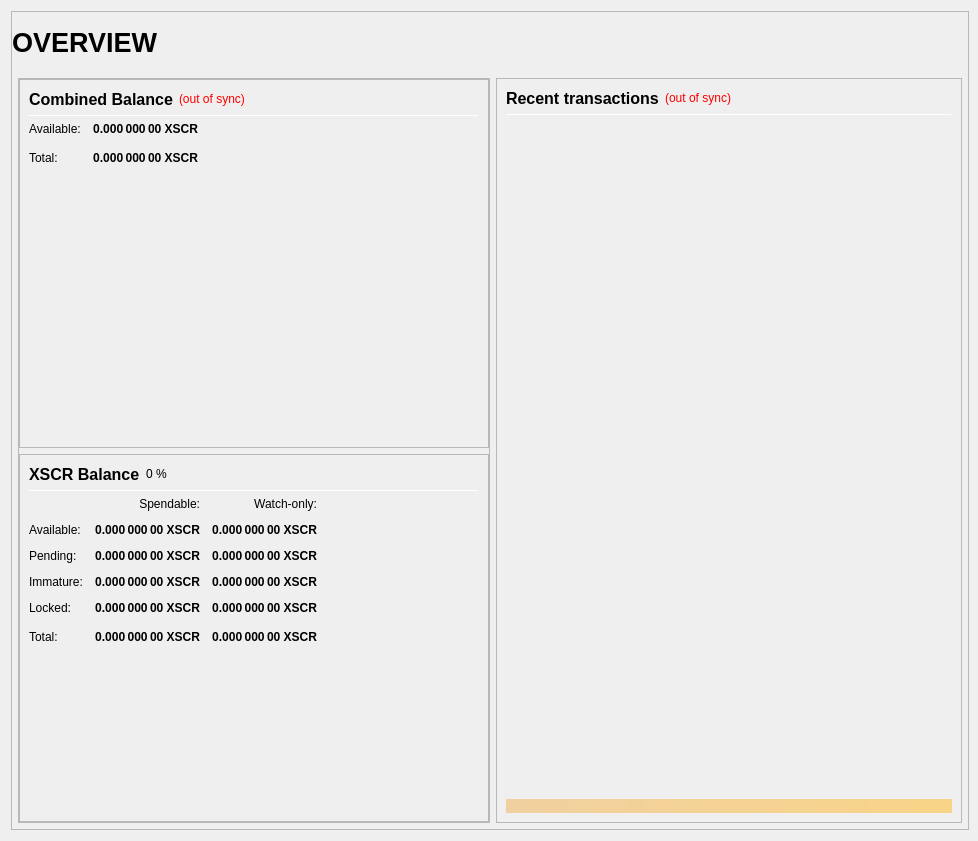
<?xml version="1.0" encoding="UTF-8"?>
<ui version="4.0">
 <class>OverviewPage</class>
 <widget class="QWidget" name="OverviewPage">
  <property name="geometry">
   <rect>
    <x>0</x>
    <y>0</y>
    <width>978</width>
    <height>841</height>
   </rect>
  </property>
  <property name="minimumSize">
   <size>
    <width>960</width>
    <height>682</height>
   </size>
  </property>
  <property name="windowTitle">
   <string>Form</string>
  </property>
  <layout class="QVBoxLayout" name="topLayout" stretch="1">
   <property name="rightMargin">
    <number>9</number>
   </property>
   <item>
    <widget class="QFrame" name="frame_BG">
     <property name="minimumSize">
      <size>
       <width>850</width>
       <height>610</height>
      </size>
     </property>
     <property name="maximumSize">
      <size>
       <width>16777215</width>
       <height>16777215</height>
      </size>
     </property>
     <property name="frameShape">
      <enum>QFrame::StyledPanel</enum>
     </property>
     <property name="frameShadow">
      <enum>QFrame::Raised</enum>
     </property>
     <layout class="QVBoxLayout" name="verticalLayout_3" stretch="1">
      <property name="leftMargin">
       <number>0</number>
      </property>
      <property name="topMargin">
       <number>0</number>
      </property>
      <property name="rightMargin">
       <number>0</number>
      </property>
      <property name="bottomMargin">
       <number>6</number>
      </property>
      <item>
       <layout class="QVBoxLayout" name="verticalLayout_Master" stretch="0,1">
        <property name="leftMargin">
         <number>0</number>
        </property>
        <property name="topMargin">
         <number>0</number>
        </property>
        <property name="rightMargin">
         <number>0</number>
        </property>
        <property name="bottomMargin">
         <number>0</number>
        </property>
        <item>
         <widget class="QFrame" name="frame_Header">
          <layout class="QVBoxLayout" name="verticalLayout_Header" stretch="0">
           <property name="leftMargin">
            <number>0</number>
           </property>
           <property name="topMargin">
            <number>0</number>
           </property>
           <property name="rightMargin">
            <number>0</number>
           </property>
           <property name="bottomMargin">
            <number>0</number>
           </property>
           <item>
            <layout class="QHBoxLayout" name="horizontalLayout_Header" stretch="1,0,1">
             <property name="spacing">
              <number>6</number>
             </property>
             <item>
              <widget class="QLabel" name="labelOverviewHeaderLeft">
               <property name="minimumSize">
                <size>
                 <width>464</width>
                 <height>60</height>
                </size>
               </property>
               <property name="maximumSize">
                <size>
                 <width>16777215</width>
                 <height>60</height>
                </size>
               </property>
               <property name="font">
                <font>
                 <pointsize>20</pointsize>
                 <weight>75</weight>
                 <bold>true</bold>
                </font>
               </property>
               <property name="text">
                <string>OVERVIEW</string>
               </property>
               <property name="alignment">
                <set>Qt::AlignLeading|Qt::AlignLeft|Qt::AlignVCenter</set>
               </property>
              </widget>
             </item>
             <item>
              <spacer name="horizontalSpacer_Header">
               <property name="orientation">
                <enum>Qt::Horizontal</enum>
               </property>
               <property name="sizeHint" stdset="0">
                <size>
                 <width>40</width>
                 <height>20</height>
                </size>
               </property>
              </spacer>
             </item>
             <item>
              <widget class="QLabel" name="labelOverviewHeaderRight">
               <property name="minimumSize">
                <size>
                 <width>464</width>
                 <height>60</height>
                </size>
               </property>
               <property name="maximumSize">
                <size>
                 <width>16777215</width>
                 <height>60</height>
                </size>
               </property>
               <property name="font">
                <font>
                 <pointsize>14</pointsize>
                </font>
               </property>
               <property name="text">
                <string/>
               </property>
               <property name="alignment">
                <set>Qt::AlignRight|Qt::AlignTrailing|Qt::AlignVCenter</set>
               </property>
              </widget>
             </item>
            </layout>
           </item>
          </layout>
         </widget>
        </item>
        <item>
         <widget class="QFrame" name="frame_Content">
          <layout class="QVBoxLayout" name="verticalLayout_Content">
           <property name="leftMargin">
            <number>6</number>
           </property>
           <property name="topMargin">
            <number>0</number>
           </property>
           <property name="rightMargin">
            <number>6</number>
           </property>
           <property name="bottomMargin">
            <number>0</number>
           </property>
           <item>
            <layout class="QHBoxLayout" name="horizontalLayout_Content" stretch="1,1">
             <property name="spacing">
              <number>6</number>
             </property>
             <item>
              <layout class="QVBoxLayout" name="verticalLayout_left" stretch="1">
               <item>
                <widget class="QFrame" name="frameObfuscation">
                 <property name="minimumSize">
                  <size>
                   <width>0</width>
                   <height>0</height>
                  </size>
                 </property>
                 <property name="frameShape">
                  <enum>QFrame::StyledPanel</enum>
                 </property>
                 <property name="frameShadow">
                  <enum>QFrame::Raised</enum>
                 </property>
                 <layout class="QVBoxLayout" name="verticalLayout" stretch="0,0,0">
                  <property name="leftMargin">
                   <number>0</number>
                  </property>
                  <property name="topMargin">
                   <number>0</number>
                  </property>
                  <property name="rightMargin">
                   <number>0</number>
                  </property>
                  <property name="bottomMargin">
                   <number>0</number>
                  </property>
                  <item>
                   <widget class="QFrame" name="frame_CombinedBalances">
                    <property name="minimumSize">
                     <size>
                      <width>470</width>
                      <height>0</height>
                     </size>
                    </property>
                    <property name="frameShape">
                     <enum>QFrame::StyledPanel</enum>
                    </property>
                    <property name="frameShadow">
                     <enum>QFrame::Raised</enum>
                    </property>
                    <layout class="QVBoxLayout" name="verticalLayout_5">
                     <item>
                      <layout class="QHBoxLayout" name="horizontalLayout_5" stretch="0,0,0">
                       <item>
                        <widget class="QLabel" name="label_5z">
                         <property name="minimumSize">
                          <size>
                           <width>0</width>
                           <height>20</height>
                          </size>
                         </property>
                         <property name="font">
                          <font>
                           <pointsize>12</pointsize>
                           <weight>75</weight>
                           <bold>true</bold>
                          </font>
                         </property>
                         <property name="toolTip">
                          <string>Combined Balance (including unconfirmed and immature coins)</string>
                         </property>
                         <property name="text">
                          <string>Combined Balance</string>
                         </property>
                        </widget>
                       </item>
                       <item>
                        <widget class="QLabel" name="labelWalletStatus">
                         <property name="cursor">
                          <cursorShape>WhatsThisCursor</cursorShape>
                         </property>
                         <property name="toolTip">
                          <string>The displayed information may be out of date. Your wallet automatically synchronizes with the Securus network after a connection is established, but this process has not completed yet.</string>
                         </property>
                         <property name="styleSheet">
                          <string notr="true">QLabel { color: red; }</string>
                         </property>
                         <property name="text">
                          <string notr="true">(out of sync)</string>
                         </property>
                         <property name="alignment">
                          <set>Qt::AlignLeading|Qt::AlignLeft|Qt::AlignVCenter</set>
                         </property>
                        </widget>
                       </item>
                       <item>
                        <spacer name="horizontalSpacer_1">
                         <property name="orientation">
                          <enum>Qt::Horizontal</enum>
                         </property>
                         <property name="sizeHint" stdset="0">
                          <size>
                           <width>40</width>
                           <height>20</height>
                          </size>
                         </property>
                        </spacer>
                       </item>
                      </layout>
                     </item>
                     <item>
                      <widget class="Line" name="line_CombinedBalance">
                       <property name="minimumSize">
                        <size>
                         <width>0</width>
                         <height>1</height>
                        </size>
                       </property>
                       <property name="maximumSize">
                        <size>
                         <width>16777215</width>
                         <height>1</height>
                        </size>
                       </property>
                       <property name="orientation">
                        <enum>Qt::Horizontal</enum>
                       </property>
                      </widget>
                     </item>
                     <item>
                      <layout class="QGridLayout" name="gridLayout_3">
                       <property name="spacing">
                        <number>12</number>
                       </property>
                       <item row="1" column="0">
                        <widget class="QLabel" name="labelBalanceTextz">
                         <property name="text">
                          <string>Available:</string>
                         </property>
                        </widget>
                       </item>
                       <item row="1" column="1">
                        <widget class="QLabel" name="labelBalancez">
                         <property name="font">
                          <font>
                           <weight>75</weight>
                           <bold>true</bold>
                          </font>
                         </property>
                         <property name="cursor">
                          <cursorShape>IBeamCursor</cursorShape>
                         </property>
                         <property name="toolTip">
                          <string>Your current spendable balance</string>
                         </property>
                         <property name="text">
                          <string notr="true">0.000 000 00 XSCR</string>
                         </property>
                         <property name="alignment">
                          <set>Qt::AlignRight|Qt::AlignTrailing|Qt::AlignVCenter</set>
                         </property>
                         <property name="textInteractionFlags">
                          <set>Qt::LinksAccessibleByMouse|Qt::TextSelectableByKeyboard|Qt::TextSelectableByMouse</set>
                         </property>
                        </widget>
                       </item>
                       <item row="2" column="0">
                        <widget class="QLabel" name="labelTotalTextz">
                         <property name="text">
                          <string>Total:</string>
                         </property>
                        </widget>
                       </item>
                       <item row="2" column="1">
                        <widget class="QLabel" name="labelTotalz">
                         <property name="font">
                          <font>
                           <weight>75</weight>
                           <bold>true</bold>
                          </font>
                         </property>
                         <property name="cursor">
                          <cursorShape>IBeamCursor</cursorShape>
                         </property>
                         <property name="toolTip">
                          <string>Total Balance, including all unavailable coins.</string>
                         </property>
                         <property name="text">
                          <string notr="true">0.000 000 00 XSCR</string>
                         </property>
                         <property name="alignment">
                          <set>Qt::AlignRight|Qt::AlignTrailing|Qt::AlignVCenter</set>
                         </property>
                         <property name="textInteractionFlags">
                          <set>Qt::LinksAccessibleByMouse|Qt::TextSelectableByKeyboard|Qt::TextSelectableByMouse</set>
                         </property>
                        </widget>
                       </item>
                       <item row="2" column="3">
                        <spacer name="horizontalSpacer_2">
                         <property name="orientation">
                          <enum>Qt::Horizontal</enum>
                         </property>
                         <property name="sizeHint" stdset="0">
                          <size>
                           <width>40</width>
                           <height>20</height>
                          </size>
                         </property>
                        </spacer>
                       </item>
                      </layout>
                     </item>
                     <item>
                      <spacer name="verticalSpacer_1">
                       <property name="orientation">
                        <enum>Qt::Vertical</enum>
                       </property>
                       <property name="sizeHint" stdset="0">
                        <size>
                         <width>20</width>
                         <height>40</height>
                        </size>
                       </property>
                      </spacer>
                     </item>
                    </layout>
                   </widget>
                  </item>
                  <item>
                   <widget class="QFrame" name="frame_Balances">
                    <property name="frameShape">
                     <enum>QFrame::StyledPanel</enum>
                    </property>
                    <property name="frameShadow">
                     <enum>QFrame::Raised</enum>
                    </property>
                    <layout class="QVBoxLayout" name="verticalLayout_4">
                     <item>
                      <layout class="QHBoxLayout" name="horizontalLayout_4">
                       <item>
                        <widget class="QLabel" name="label_5">
                         <property name="minimumSize">
                          <size>
                           <width>0</width>
                           <height>20</height>
                          </size>
                         </property>
                         <property name="font">
                          <font>
                           <pointsize>12</pointsize>
                           <weight>75</weight>
                           <bold>true</bold>
                          </font>
                         </property>
                         <property name="text">
                          <string>XSCR Balance</string>
                         </property>
                        </widget>
                       </item>
                       <item>
                        <widget class="QLabel" name="labelPIVPercent">
                         <property name="text">
                          <string notr="true">0 %</string>
                         </property>
                        </widget>
                       </item>
                       <item>
                        <spacer name="horizontalSpacer_3">
                         <property name="orientation">
                          <enum>Qt::Horizontal</enum>
                         </property>
                         <property name="sizeHint" stdset="0">
                          <size>
                           <width>40</width>
                           <height>20</height>
                          </size>
                         </property>
                        </spacer>
                       </item>
                      </layout>
                     </item>
                     <item>
                      <widget class="Line" name="line_Balance">
                       <property name="minimumSize">
                        <size>
                         <width>0</width>
                         <height>1</height>
                        </size>
                       </property>
                       <property name="maximumSize">
                        <size>
                         <width>16777215</width>
                         <height>1</height>
                        </size>
                       </property>
                       <property name="orientation">
                        <enum>Qt::Horizontal</enum>
                       </property>
                      </widget>
                     </item>
                     <item>
                      <layout class="QGridLayout" name="gridLayout">
                       <property name="spacing">
                        <number>12</number>
                       </property>
                       <item row="0" column="1">
                        <widget class="QLabel" name="labelSpendable">
                         <property name="text">
                          <string>Spendable:</string>
                         </property>
                         <property name="alignment">
                          <set>Qt::AlignRight|Qt::AlignTrailing|Qt::AlignVCenter</set>
                         </property>
                        </widget>
                       </item>
                       <item row="0" column="2">
                        <widget class="QLabel" name="labelWatchonly">
                         <property name="text">
                          <string>Watch-only:</string>
                         </property>
                         <property name="alignment">
                          <set>Qt::AlignRight|Qt::AlignTrailing|Qt::AlignVCenter</set>
                         </property>
                        </widget>
                       </item>
                       <item row="1" column="0">
                        <widget class="QLabel" name="labelBalanceText">
                         <property name="text">
                          <string>Available:</string>
                         </property>
                        </widget>
                       </item>
                       <item row="1" column="1">
                        <widget class="QLabel" name="labelBalance">
                         <property name="font">
                          <font>
                           <weight>75</weight>
                           <bold>true</bold>
                          </font>
                         </property>
                         <property name="cursor">
                          <cursorShape>IBeamCursor</cursorShape>
                         </property>
                         <property name="toolTip">
                          <string>Your current spendable balance</string>
                         </property>
                         <property name="text">
                          <string notr="true">0.000 000 00 XSCR</string>
                         </property>
                         <property name="alignment">
                          <set>Qt::AlignRight|Qt::AlignTrailing|Qt::AlignVCenter</set>
                         </property>
                         <property name="textInteractionFlags">
                          <set>Qt::LinksAccessibleByMouse|Qt::TextSelectableByKeyboard|Qt::TextSelectableByMouse</set>
                         </property>
                        </widget>
                       </item>
                       <item row="1" column="2">
                        <widget class="QLabel" name="labelWatchAvailable">
                         <property name="font">
                          <font>
                           <weight>75</weight>
                           <bold>true</bold>
                          </font>
                         </property>
                         <property name="cursor">
                          <cursorShape>IBeamCursor</cursorShape>
                         </property>
                         <property name="toolTip">
                          <string>Your current balance in watch-only addresses</string>
                         </property>
                         <property name="text">
                          <string notr="true">0.000 000 00 XSCR</string>
                         </property>
                         <property name="alignment">
                          <set>Qt::AlignRight|Qt::AlignTrailing|Qt::AlignVCenter</set>
                         </property>
                         <property name="textInteractionFlags">
                          <set>Qt::LinksAccessibleByMouse|Qt::TextSelectableByKeyboard|Qt::TextSelectableByMouse</set>
                         </property>
                        </widget>
                       </item>
                       <item row="2" column="0">
                        <widget class="QLabel" name="labelPendingText">
                         <property name="text">
                          <string>Pending:</string>
                         </property>
                        </widget>
                       </item>
                       <item row="2" column="1">
                        <widget class="QLabel" name="labelUnconfirmed">
                         <property name="font">
                          <font>
                           <weight>75</weight>
                           <bold>true</bold>
                          </font>
                         </property>
                         <property name="cursor">
                          <cursorShape>IBeamCursor</cursorShape>
                         </property>
                         <property name="toolTip">
                          <string>Total of transactions that have yet to be confirmed, and do not yet count toward the spendable balance</string>
                         </property>
                         <property name="text">
                          <string notr="true">0.000 000 00 XSCR</string>
                         </property>
                         <property name="alignment">
                          <set>Qt::AlignRight|Qt::AlignTrailing|Qt::AlignVCenter</set>
                         </property>
                         <property name="textInteractionFlags">
                          <set>Qt::LinksAccessibleByMouse|Qt::TextSelectableByKeyboard|Qt::TextSelectableByMouse</set>
                         </property>
                        </widget>
                       </item>
                       <item row="2" column="2">
                        <widget class="QLabel" name="labelWatchPending">
                         <property name="font">
                          <font>
                           <weight>75</weight>
                           <bold>true</bold>
                          </font>
                         </property>
                         <property name="cursor">
                          <cursorShape>IBeamCursor</cursorShape>
                         </property>
                         <property name="toolTip">
                          <string>Unconfirmed transactions to watch-only addresses</string>
                         </property>
                         <property name="text">
                          <string notr="true">0.000 000 00 XSCR</string>
                         </property>
                         <property name="alignment">
                          <set>Qt::AlignRight|Qt::AlignTrailing|Qt::AlignVCenter</set>
                         </property>
                         <property name="textInteractionFlags">
                          <set>Qt::LinksAccessibleByMouse|Qt::TextSelectableByKeyboard|Qt::TextSelectableByMouse</set>
                         </property>
                        </widget>
                       </item>
                       <item row="3" column="0">
                        <widget class="QLabel" name="labelImmatureText">
                         <property name="text">
                          <string>Immature:</string>
                         </property>
                        </widget>
                       </item>
                       <item row="3" column="1">
                        <widget class="QLabel" name="labelImmature">
                         <property name="font">
                          <font>
                           <weight>75</weight>
                           <bold>true</bold>
                          </font>
                         </property>
                         <property name="cursor">
                          <cursorShape>IBeamCursor</cursorShape>
                         </property>
                         <property name="toolTip">
                          <string>Staked or masternode rewards that has not yet matured</string>
                         </property>
                         <property name="text">
                          <string notr="true">0.000 000 00 XSCR</string>
                         </property>
                         <property name="alignment">
                          <set>Qt::AlignRight|Qt::AlignTrailing|Qt::AlignVCenter</set>
                         </property>
                         <property name="textInteractionFlags">
                          <set>Qt::LinksAccessibleByMouse|Qt::TextSelectableByKeyboard|Qt::TextSelectableByMouse</set>
                         </property>
                        </widget>
                       </item>
                       <item row="3" column="2">
                        <widget class="QLabel" name="labelWatchImmature">
                         <property name="font">
                          <font>
                           <weight>75</weight>
                           <bold>true</bold>
                          </font>
                         </property>
                         <property name="cursor">
                          <cursorShape>IBeamCursor</cursorShape>
                         </property>
                         <property name="toolTip">
                          <string>Staked or masternode rewards in watch-only addresses that has not yet matured</string>
                         </property>
                         <property name="text">
                          <string notr="true">0.000 000 00 XSCR</string>
                         </property>
                         <property name="alignment">
                          <set>Qt::AlignRight|Qt::AlignTrailing|Qt::AlignVCenter</set>
                         </property>
                         <property name="textInteractionFlags">
                          <set>Qt::LinksAccessibleByMouse|Qt::TextSelectableByKeyboard|Qt::TextSelectableByMouse</set>
                         </property>
                        </widget>
                       </item>
                       <item row="4" column="0">
                        <widget class="QLabel" name="labelLockedBalanceText">
                         <property name="toolTip">
                          <string>Locked XSCR or Masternode collaterals. These are excluded from zXSCR minting.</string>
                         </property>
                         <property name="text">
                          <string>Locked:</string>
                         </property>
                        </widget>
                       </item>
                       <item row="4" column="1">
                        <widget class="QLabel" name="labelLockedBalance">
                         <property name="font">
                          <font>
                           <weight>75</weight>
                           <bold>true</bold>
                          </font>
                         </property>
                         <property name="cursor">
                          <cursorShape>IBeamCursor</cursorShape>
                         </property>
                         <property name="toolTip">
                          <string>Locked XSCR or Masternode collaterals. These are excluded from zXSCR minting.</string>
                         </property>
                         <property name="text">
                          <string notr="true">0.000 000 00 XSCR</string>
                         </property>
                         <property name="alignment">
                          <set>Qt::AlignRight|Qt::AlignTrailing|Qt::AlignVCenter</set>
                         </property>
                         <property name="textInteractionFlags">
                          <set>Qt::LinksAccessibleByMouse|Qt::TextSelectableByKeyboard|Qt::TextSelectableByMouse</set>
                         </property>
                        </widget>
                       </item>
                       <item row="4" column="2">
                        <widget class="QLabel" name="labelWatchLocked">
                         <property name="font">
                          <font>
                           <weight>75</weight>
                           <bold>true</bold>
                          </font>
                         </property>
                         <property name="cursor">
                          <cursorShape>IBeamCursor</cursorShape>
                         </property>
                         <property name="toolTip">
                          <string>Current locked balance in watch-only addresses</string>
                         </property>
                         <property name="text">
                          <string notr="true">0.000 000 00 XSCR</string>
                         </property>
                         <property name="alignment">
                          <set>Qt::AlignRight|Qt::AlignTrailing|Qt::AlignVCenter</set>
                         </property>
                         <property name="textInteractionFlags">
                          <set>Qt::LinksAccessibleByMouse|Qt::TextSelectableByKeyboard|Qt::TextSelectableByMouse</set>
                         </property>
                        </widget>
                       </item>
                       <item row="5" column="0">
                        <widget class="QLabel" name="labelTotalText">
                         <property name="toolTip">
                          <string>Your current balance, unconfirmed and immature transactions included</string>
                         </property>
                         <property name="text">
                          <string>Total:</string>
                         </property>
                        </widget>
                       </item>
                       <item row="5" column="1">
                        <widget class="QLabel" name="labelTotal">
                         <property name="font">
                          <font>
                           <weight>75</weight>
                           <bold>true</bold>
                          </font>
                         </property>
                         <property name="cursor">
                          <cursorShape>IBeamCursor</cursorShape>
                         </property>
                         <property name="toolTip">
                          <string>Your current balance, unconfirmed and immature transactions included</string>
                         </property>
                         <property name="text">
                          <string notr="true">0.000 000 00 XSCR</string>
                         </property>
                         <property name="alignment">
                          <set>Qt::AlignRight|Qt::AlignTrailing|Qt::AlignVCenter</set>
                         </property>
                         <property name="textInteractionFlags">
                          <set>Qt::LinksAccessibleByMouse|Qt::TextSelectableByKeyboard|Qt::TextSelectableByMouse</set>
                         </property>
                        </widget>
                       </item>
                       <item row="5" column="2">
                        <widget class="QLabel" name="labelWatchTotal">
                         <property name="font">
                          <font>
                           <weight>75</weight>
                           <bold>true</bold>
                          </font>
                         </property>
                         <property name="cursor">
                          <cursorShape>IBeamCursor</cursorShape>
                         </property>
                         <property name="toolTip">
                          <string>Current total balance in watch-only addresses</string>
                         </property>
                         <property name="text">
                          <string notr="true">0.000 000 00 XSCR</string>
                         </property>
                         <property name="alignment">
                          <set>Qt::AlignRight|Qt::AlignTrailing|Qt::AlignVCenter</set>
                         </property>
                         <property name="textInteractionFlags">
                          <set>Qt::LinksAccessibleByMouse|Qt::TextSelectableByKeyboard|Qt::TextSelectableByMouse</set>
                         </property>
                        </widget>
                       </item>
                       <item row="5" column="3">
                        <spacer name="horizontalSpacer_9">
                         <property name="orientation">
                          <enum>Qt::Horizontal</enum>
                         </property>
                         <property name="sizeHint" stdset="0">
                          <size>
                           <width>40</width>
                           <height>20</height>
                          </size>
                         </property>
                        </spacer>
                       </item>
                      </layout>
                     </item>
                     <item>
                      <spacer name="verticalSpacer_3">
                       <property name="orientation">
                        <enum>Qt::Vertical</enum>
                       </property>
                       <property name="sizeHint" stdset="0">
                        <size>
                         <width>20</width>
                         <height>40</height>
                        </size>
                       </property>
                      </spacer>
                     </item>
                    </layout>
                   </widget>
                  </item>
                 </layout>
                </widget>
               </item>
              </layout>
             </item>
             <item>
              <layout class="QVBoxLayout" name="verticalLayout_right" stretch="1">
               <item>
                <widget class="QFrame" name="frame_RecentTransactions">
                 <property name="minimumSize">
                  <size>
                   <width>0</width>
                   <height>0</height>
                  </size>
                 </property>
                 <property name="frameShape">
                  <enum>QFrame::StyledPanel</enum>
                 </property>
                 <property name="frameShadow">
                  <enum>QFrame::Raised</enum>
                 </property>
                 <layout class="QVBoxLayout" name="verticalLayout_1" stretch="0,0,0,0,0">
                  <item>
                   <layout class="QHBoxLayout" name="horizontalLayout_2">
                    <item>
                     <widget class="QLabel" name="label_4">
                      <property name="minimumSize">
                       <size>
                        <width>0</width>
                        <height>20</height>
                       </size>
                      </property>
                      <property name="font">
                       <font>
                        <pointsize>12</pointsize>
                        <weight>75</weight>
                        <bold>true</bold>
                       </font>
                      </property>
                      <property name="text">
                       <string>Recent transactions</string>
                      </property>
                     </widget>
                    </item>
                    <item>
                     <widget class="QLabel" name="labelTransactionsStatus">
                      <property name="cursor">
                       <cursorShape>WhatsThisCursor</cursorShape>
                      </property>
                      <property name="toolTip">
                       <string>The displayed information may be out of date. Your wallet automatically synchronizes with the Securus network after a connection is established, but this process has not completed yet.</string>
                      </property>
                      <property name="styleSheet">
                       <string notr="true">QLabel { color: red; }</string>
                      </property>
                      <property name="text">
                       <string notr="true">(out of sync)</string>
                      </property>
                      <property name="alignment">
                       <set>Qt::AlignRight|Qt::AlignTrailing|Qt::AlignVCenter</set>
                      </property>
                     </widget>
                    </item>
                    <item>
                     <spacer name="horizontalSpacer">
                      <property name="orientation">
                       <enum>Qt::Horizontal</enum>
                      </property>
                      <property name="sizeHint" stdset="0">
                       <size>
                        <width>40</width>
                        <height>20</height>
                       </size>
                      </property>
                     </spacer>
                    </item>
                   </layout>
                  </item>
                  <item>
                   <widget class="Line" name="line">
                    <property name="minimumSize">
                     <size>
                      <width>0</width>
                      <height>1</height>
                     </size>
                    </property>
                    <property name="maximumSize">
                     <size>
                      <width>16777215</width>
                      <height>1</height>
                     </size>
                    </property>
                    <property name="orientation">
                     <enum>Qt::Horizontal</enum>
                    </property>
                   </widget>
                  </item>
                  <item>
                   <widget class="QListView" name="listTransactions">
                    <property name="minimumSize">
                     <size>
                      <width>0</width>
                      <height>0</height>
                     </size>
                    </property>
                    <property name="styleSheet">
                     <string notr="true">QListView { background: transparent; }</string>
                    </property>
                    <property name="frameShape">
                     <enum>QFrame::NoFrame</enum>
                    </property>
                    <property name="verticalScrollBarPolicy">
                     <enum>Qt::ScrollBarAlwaysOff</enum>
                    </property>
                    <property name="horizontalScrollBarPolicy">
                     <enum>Qt::ScrollBarAlwaysOff</enum>
                    </property>
                    <property name="selectionMode">
                     <enum>QAbstractItemView::NoSelection</enum>
                    </property>
                   </widget>
                  </item>
                  <item>
                   <spacer name="verticalSpacer_2">
                    <property name="orientation">
                     <enum>Qt::Vertical</enum>
                    </property>
                    <property name="sizeType">
                     <enum>QSizePolicy::Expanding</enum>
                    </property>
                    <property name="sizeHint" stdset="0">
                     <size>
                      <width>20</width>
                      <height>40</height>
                     </size>
                    </property>
                   </spacer>
                  </item>
                  <item>
                   <widget class="QLabel" name="labelAlerts">
                    <property name="maximumSize">
                     <size>
                      <width>16777215</width>
                      <height>16777215</height>
                     </size>
                    </property>
                    <property name="styleSheet">
                     <string notr="true">background-color: qlineargradient(x1: 0, y1: 0, x2: 1, y2: 0, stop:0 #F0D0A0, stop:1 #F8D488); color:#000000;</string>
                    </property>
                    <property name="text">
                     <string/>
                    </property>
                    <property name="wordWrap">
                     <bool>true</bool>
                    </property>
                    <property name="margin">
                     <number>3</number>
                    </property>
                   </widget>
                  </item>
                 </layout>
                </widget>
               </item>
              </layout>
             </item>
            </layout>
           </item>
          </layout>
         </widget>
        </item>
       </layout>
      </item>
     </layout>
    </widget>
   </item>
  </layout>
 </widget>
 <resources/>
 <connections/>
</ui>
